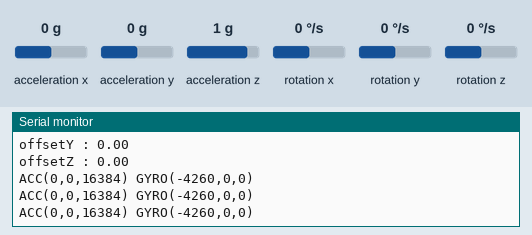
Recording of a sketch running on a simulated ESP32. Shown: the last lines printed to the serial monitor. Wiring (inferred from the names in the program): MPU-6050 motion sensor at I2C address 0x68. Inputs (shaded band) come from the test bench; at power-on: acceleration x 0 g, acceleration y 0 g, acceleration z 1 g, rotation x 0 °/s, rotation y 0 °/s, rotation z 0 °/s.

Above: at 5.9 s.
6.0 s: acceleration x set to -1.4 g
At 6.7 s:
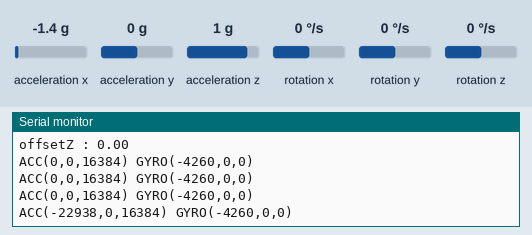
7.5 s: acceleration y set to -1.4 g
At 8.2 s:
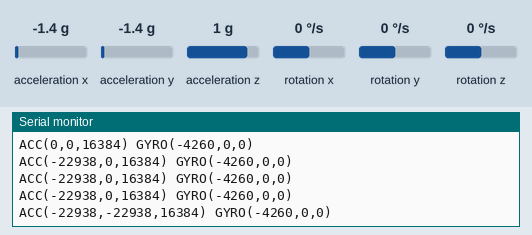
9.0 s: acceleration z set to -1.4 g
At 9.7 s:
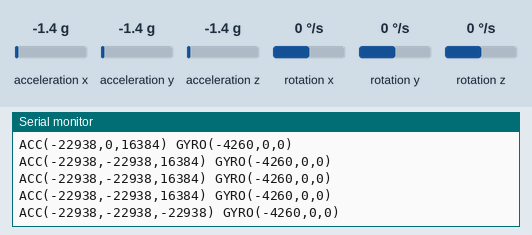
10.5 s: rotation x set to -192 °/s
At 11.2 s:
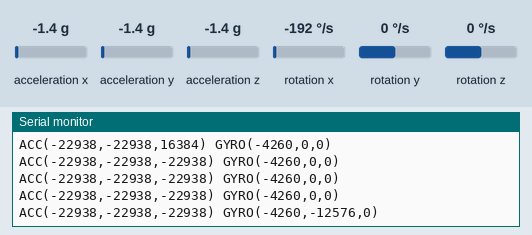
12.0 s: rotation y set to -192 °/s
At 12.7 s:
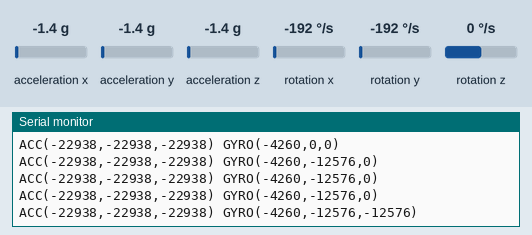

The sketch:

ESP32_MPU6050_OptmizedExample.ino
```cpp
#include <Wire.h>

#define MPU6050_ADDR         0x68 // MPU-6050 device address
#define MPU6050_SMPLRT_DIV   0x19 // MPU-6050 register address
#define MPU6050_CONFIG       0x1a
#define MPU6050_GYRO_CONFIG  0x1b
#define MPU6050_ACCEL_CONFIG 0x1c
#define MPU6050_WHO_AM_I     0x75
#define MPU6050_PWR_MGMT_1   0x6b

#define PIN_SDA               33  // SDA do MPU-6050
#define PIN_SCL               32  // SCL do MPU-6050

double offsetX = 0, offsetY = 0, offsetZ = 0;
double gyro_angle_x = 0, gyro_angle_y = 0, gyro_angle_z = 0;
float angleX, angleY, angleZ;
float interval, preInterval;
float acc_x, acc_y, acc_z, acc_angle_x, acc_angle_y;
float gx, gy, gz, dpsX, dpsY, dpsZ;

void culcRotation();

//Write I2C
void writeMPU6050(byte reg, byte data)
{
  Wire.beginTransmission(MPU6050_ADDR);
  Wire.write(reg);
  Wire.write(data);
  Wire.endTransmission();
}

//Read I2C
byte readMPU6050(byte reg)
{
  Wire.beginTransmission(MPU6050_ADDR);
  Wire.write(reg);
  Wire.endTransmission(true);
  Wire.requestFrom(MPU6050_ADDR, 1/*length*/);
  byte data =  Wire.read();
  return data;
}

void setup()
{

  Wire.begin(PIN_SDA, PIN_SCL);
  Wire.beginTransmission(MPU6050_ADDR);
  Wire.write(0x6B); // PWR_MGMT_1 register
  Wire.write(0); // set to zero (wakes up the MPU-6050)
  Wire.endTransmission(true);

  Serial.begin(115200);
  delay(100);

  // Check whether it is connected normally
  if (readMPU6050(MPU6050_WHO_AM_I) != 0x68)
  {
    Serial.println("\nWHO_AM_I error.");
    while (true) ;
  }

  //Write setings
  writeMPU6050(MPU6050_SMPLRT_DIV, 0x00);   // sample rate: 8kHz/(7+1) = 1kHz
  writeMPU6050(MPU6050_CONFIG, 0x00);       // disable DLPF, gyro output rate = 8kHz
  writeMPU6050(MPU6050_GYRO_CONFIG, 0x08);  // gyro range: ±500dps
  writeMPU6050(MPU6050_ACCEL_CONFIG, 0x00); // accel range: ±2g
  writeMPU6050(MPU6050_PWR_MGMT_1, 0x01);   // disable sleep mode, PLL with X gyro

  //Calibration
  Serial.print("Calculate Calibration");
  for(int i = 0; i < 3000; i++){

    int16_t raw_acc_x, raw_acc_y, raw_acc_z, raw_t, raw_gyro_x, raw_gyro_y, raw_gyro_z ;

    Wire.beginTransmission(MPU6050_ADDR);
    Wire.write(0x3B);
    Wire.endTransmission(false);
    Wire.requestFrom(MPU6050_ADDR, 14, true);

    raw_acc_x = Wire.read() << 8 | Wire.read();
    raw_acc_y = Wire.read() << 8 | Wire.read();
    raw_acc_z = Wire.read() << 8 | Wire.read();
    raw_t = Wire.read() << 8 | Wire.read();
    raw_gyro_x = Wire.read() << 8 | Wire.read();
    raw_gyro_y = Wire.read() << 8 | Wire.read();
    raw_gyro_z = Wire.read() << 8 | Wire.read();
    dpsX = ((float)raw_gyro_x) / 65.5;
    dpsY = ((float)raw_gyro_y) / 65.5;
    dpsZ = ((float)raw_gyro_z) / 65.5;
    offsetX += dpsX;
    offsetY += dpsY;
    offsetZ += dpsZ;
    if(i % 1000 == 0){
      Serial.print(".");
    }
  }
  Serial.println();

  offsetX /= 3000;
  offsetY /= 3000;
  offsetZ /= 3000;

  Serial.print("offsetX : ");
  Serial.println(offsetX);
  Serial.print("offsetY : ");
  Serial.println(offsetY);
  Serial.print("offsetZ : ");
  Serial.println(offsetZ);

}

void loop()
{

  calcRotation();
  delay(500);

//  Serial.print("angleX : ");
//  Serial.print(angleX);
//  Serial.print("    angleY : ");
//  Serial.print(angleY);
//  Serial.print("    angleZ : ");
//  Serial.println(angleZ);

}

//Calculate angle from acceleration, gyro
void calcRotation()
{

  int16_t raw_acc_x, raw_acc_y, raw_acc_z, raw_t, raw_gyro_x, raw_gyro_y, raw_gyro_z ;

  //Instructs the MPU-6050 to output data of 14 bytes in total from the register address 0×3B
  Wire.beginTransmission(MPU6050_ADDR);
  Wire.write(0x3B);
  Wire.endTransmission(false);
  Wire.requestFrom(MPU6050_ADDR, 14, true);

  //Read the output data, bit shift operation
  raw_acc_x = Wire.read() << 8 | Wire.read();
  raw_acc_y = Wire.read() << 8 | Wire.read();
  raw_acc_z = Wire.read() << 8 | Wire.read();
  raw_t = Wire.read() << 8 | Wire.read();
  raw_gyro_x = Wire.read() << 8 | Wire.read();
  raw_gyro_y = Wire.read() << 8 | Wire.read();
  raw_gyro_z = Wire.read() << 8 | Wire.read();

  //Convert to Unit G
  acc_x = ((float)raw_acc_x) / 16384.0;
  acc_y = ((float)raw_acc_y) / 16384.0;
  acc_z = ((float)raw_acc_z) / 16384.0;

  //Calculate angle from acceleration sensor
  acc_angle_y = atan2(acc_x, acc_z + abs(acc_y)) * 360 / -2.0 / PI;
  acc_angle_x = atan2(acc_y, acc_z + abs(acc_x)) * 360 / 2.0 / PI;

  dpsX = ((float)raw_gyro_x) / 65.5; // LSB sensitivity: 65.5 LSB/dps @ ±500dps
  dpsY = ((float)raw_gyro_y) / 65.5;
  dpsZ = ((float)raw_gyro_z) / 65.5;

  //Calculate the elapsed time from the time of the last calculation
  interval = millis() - preInterval;
  preInterval = millis();

  //Numerical integral
  gyro_angle_x += (dpsX - offsetX) * (interval * 0.001);
  gyro_angle_y += (dpsY - offsetY) * (interval * 0.001);
  gyro_angle_z += (dpsZ - offsetZ) * (interval * 0.001);

  //Complementary filter
  angleX = (0.996 * gyro_angle_x) + (0.004 * acc_angle_x);
  angleY = (0.996 * gyro_angle_y) + (0.004 * acc_angle_y);
  angleZ = gyro_angle_z;
  gyro_angle_x = angleX;
  gyro_angle_y = angleY;
  gyro_angle_z = angleZ;

  Serial.printf("ACC(%d,%d,%d) GYRO(%d,%d,%d)\n", raw_acc_x, raw_acc_y, raw_acc_z, raw_t, raw_gyro_x, raw_gyro_y, raw_gyro_z);
}
```

Measured:
- after the input at 6.0 s, the serial monitor: prints a new line after 0.26 s (image 1)
- after the input at 7.5 s, the serial monitor: prints a new line after 0.27 s (image 2)
- after the input at 9.0 s, the serial monitor: prints a new line after 0.27 s (image 3)
- after the input at 10.5 s, the serial monitor: prints a new line after 0.28 s (image 4)
- after the input at 12.0 s, the serial monitor: prints a new line after 0.28 s (image 5)
